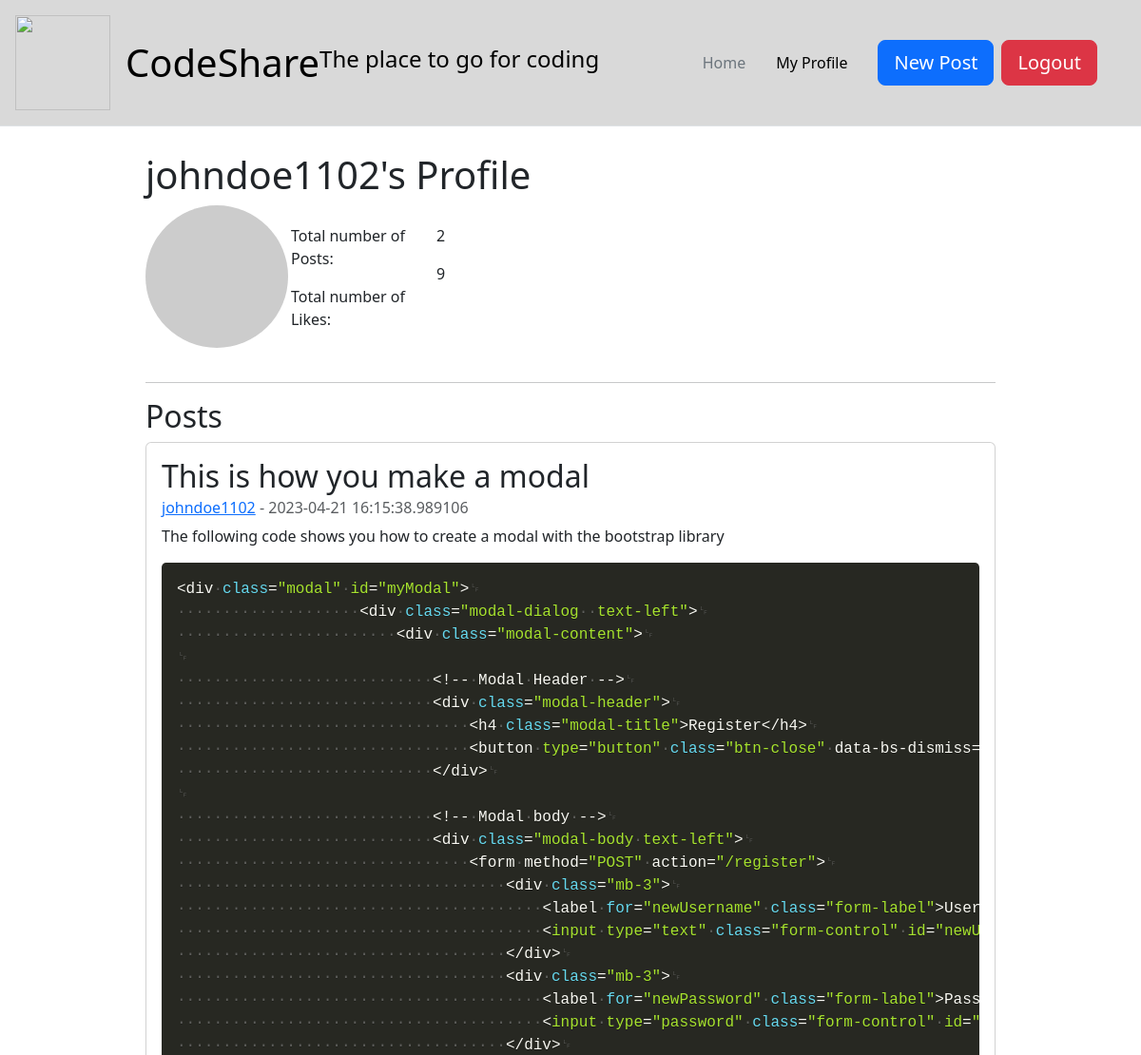
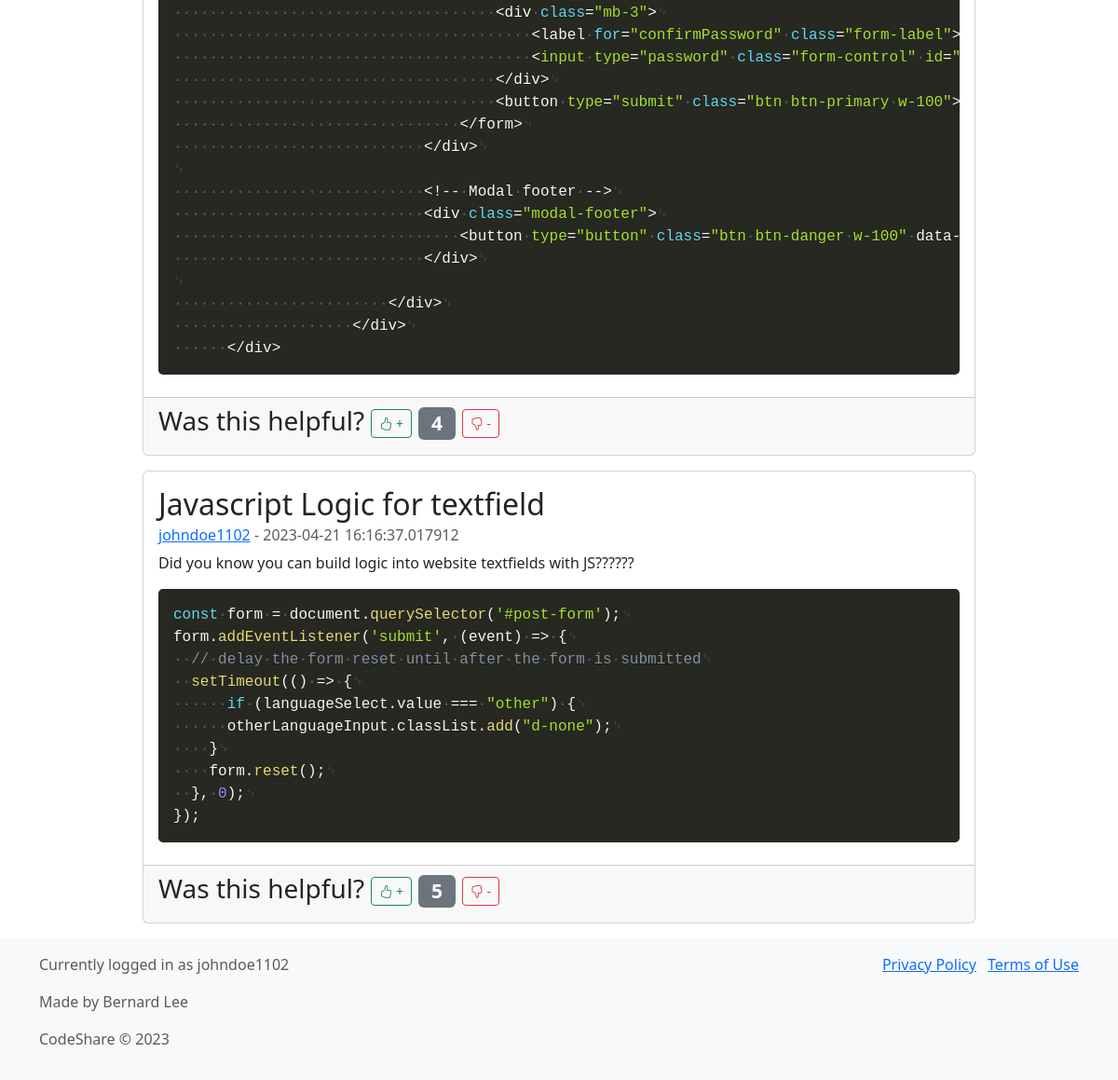
The app's page /profile/johndoe1102 (signed in), older data (2 pictures, top to bottom).
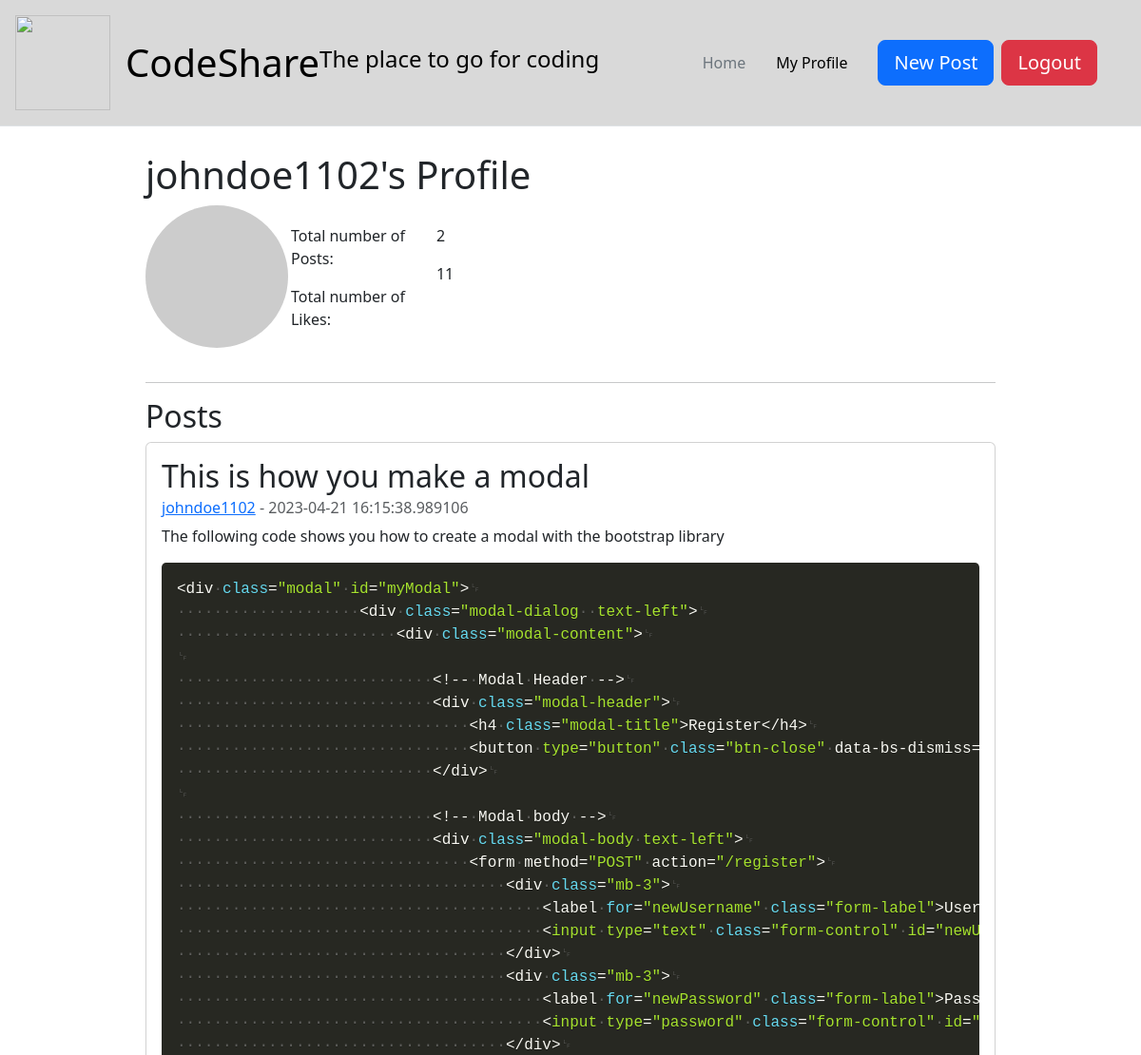
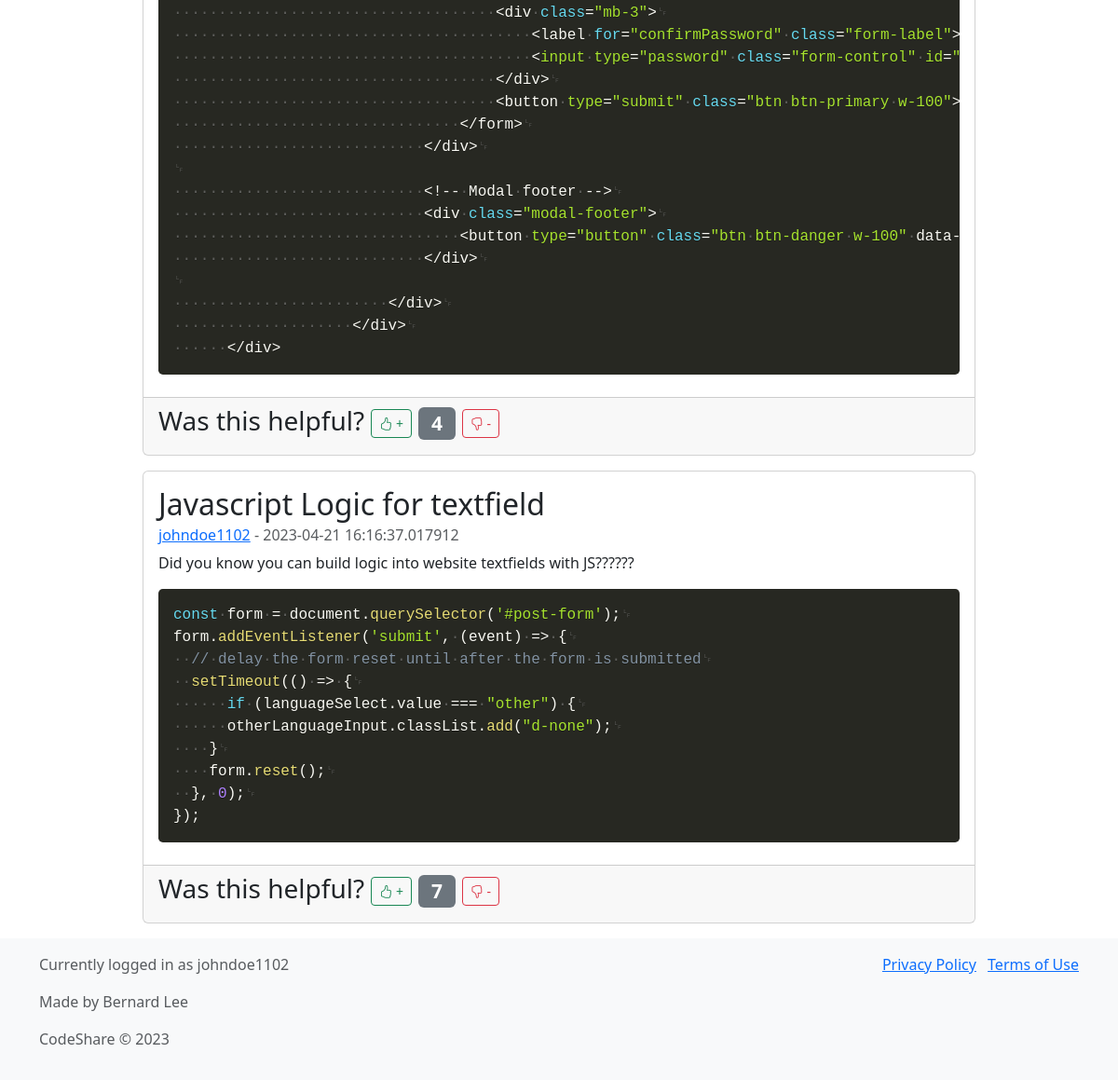
The same page, newer data (2 pictures, top to bottom).
### db_models.py (models this page shows)
class Base(DeclarativeBase):
    pass

class Post(Base):
    __tablename__ = "posts"
    id: Mapped[int] = mapped_column(primary_key=True)
    title: Mapped[str] = mapped_column(String(100))
    datetime_posted: Mapped[datetime.datetime] = mapped_column(DateTime, default=datetime.datetime.utcnow)
    content: Mapped[str] = mapped_column(String(2000))
    code: Mapped[str] = mapped_column(String(2000))
    code_language: Mapped[str] = mapped_column(String(20))
    like_count: Mapped[int] = mapped_column(Integer, default=0)
    user_id: Mapped[int] = mapped_column(ForeignKey("users.id", ondelete="CASCADE"))
    user: Mapped[Users] = relationship("Users", back_populates="posts")

### app.py (the view)
@app.route("/profile/<username>")
def profile(username):
    try:
        token = session['token']
        if check_token(token):
            posts = db.get_own_posts(username)
            user = db.get_user(username)
            stats = db.get_user_stats(username)
            return render_template('profile.html', username=username, posts=posts, user=user,stats=stats)
        else:
            return redirect(url_for('login'))
    except KeyError:
        return redirect(url_for('login'))

### db_manager.py (called while the page is built)
    def get_own_posts(self, username):
        user = self.session.query(Users).filter_by(username=username).first()
        print(f"selecting posts from user {user.username} with id {user.id}")
        posts = self.session.query(Post).filter_by(user_id=user.id).all()
        for post in posts:
            post.username = user.username
        posts.reverse()
        return posts

    def get_user(self, username):
        user = self.session.query(Users).filter_by(username=username).first()
        return user

    def get_user_stats(self, username):
        user = self.session.query(Users).filter_by(username=username).first()
        posts = self.session.query(Post).filter_by(user_id=user.id).all()
        return len(posts), sum(post.like_count for post in posts)

### token_management.py (called while the page is built)
def check_token(token): #check if token is valid and not expired
    try:
        decoded_token = jwt.decode(token, token_encryption_key, algorithms=['HS256'])
        current_time = datetime.utcnow().timestamp()
        if decoded_token['datetime'] < current_time:
            return False
        else:
            return True
    except Exception:
        return False

### templates/profile.html (shortened to what this page needs)
{% extends "base_template.html" %}
{% block content %}
    <div class="row justify-content-center" style="margin-top: 160px;">
        <div class="col-md-9">
            <h1>{{ username }}'s Profile</h1>
            <div class="row">
                <div class="col-md-2">
                    <img class="avatar float-right rounded-circle" src="https://picsum.photos/200" alt="Avatar Placeholder">
                </div>
                <div class="col-md-4" style="padding-top: 20px">
                    <div class="row">
                        <div class="col-md-6">
                            <p>Total number of Posts:</p>
                            <p>Total number of Likes:</p>
                        </div>
                        <div class="col-md-6">
                            <p>{{ stats[0] }}</p>
                            <p>{{ stats[1] }}</p>
                        </div>
                    </div>
                </div>
                <div class="col-md-3">
                </div>
            </div>
            <hr>
            <h2>Posts</h2>
            {% if posts %}
                {% for post in user.posts %}
                    <div class="card mb-3">
                        <div class="card-body">
                            <h2 class="card-title">{{ post.title }}</h2>
                            <h6 class="card-subtitle mb-2 text-muted"><a href="/profile/{{ post.username }}">{{ post.username }}</a> - {{ post.datetime_posted }}</h6>
                            <p class="card-text">{{ post.content }}</p>
                            <pre><code class="language-{{ post.code_language }}">{{ post.code }}</code></pre>
                        </div>
                        <div class="card-footer">
                            <h3> Was this helpful?
                                <a href="/add_like/{{ post.id }}"><button type="button" class="btn btn-outline-success btn-sm w-auto">
                                    <i class="bi bi-hand-thumbs-up"></i> +
                                </button></a>
                                <span class="badge bg-secondary">{{ post.like_count }}</span>
                                <a href="/add_dislike/{{ post.id }}"><button type="button" class="btn btn-outline-danger btn-sm w-auto">
                                    <i class="bi bi-hand-thumbs-down"></i> -
                                </button></a>
                            </h3>
                        </div>
                    </div>
                {% endfor %}
            {% else %}
                <h3>You have not posted anything yet.</h3>
            {% endif %}
        </div>
    </div>
{% endblock %}

Row changes from the older to the newer data that the page shows:
changed Post "Javascript Logic for textfield": like_count "5" → "7"
Text that changed along with them:
{{ stats[1] }}: "9" → "11"
